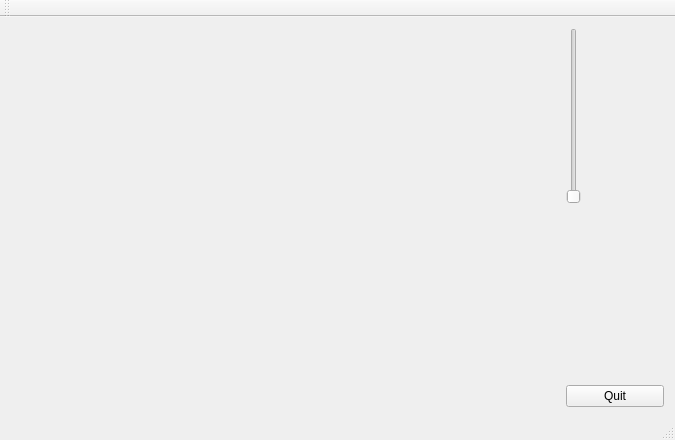
<?xml version="1.0" encoding="UTF-8"?>
<ui version="4.0">
 <class>MainWindow</class>
 <widget class="QMainWindow" name="MainWindow">
  <property name="geometry">
   <rect>
    <x>0</x>
    <y>0</y>
    <width>675</width>
    <height>440</height>
   </rect>
  </property>
  <property name="windowTitle">
   <string>MainWindow</string>
  </property>
  <widget class="QWidget" name="centralWidget">
   <layout class="QHBoxLayout" name="horizontalLayout">
    <item>
     <widget class="GLWidget" name="widget" native="true">
      <property name="sizePolicy">
       <sizepolicy hsizetype="Expanding" vsizetype="Preferred">
        <horstretch>0</horstretch>
        <verstretch>0</verstretch>
       </sizepolicy>
      </property>
     </widget>
    </item>
    <item>
     <layout class="QVBoxLayout" name="verticalLayout">
      <item>
       <widget class="QSlider" name="Slider">
        <property name="minimum">
         <number>1</number>
        </property>
        <property name="pageStep">
         <number>1</number>
        </property>
        <property name="orientation">
         <enum>Qt::Vertical</enum>
        </property>
       </widget>
      </item>
      <item>
       <spacer name="verticalSpacer">
        <property name="orientation">
         <enum>Qt::Vertical</enum>
        </property>
        <property name="sizeHint" stdset="0">
         <size>
          <width>98</width>
          <height>150</height>
         </size>
        </property>
       </spacer>
      </item>
      <item>
       <widget class="QPushButton" name="Button">
        <property name="text">
         <string>Quit</string>
        </property>
       </widget>
      </item>
     </layout>
    </item>
   </layout>
  </widget>
  <widget class="QMenuBar" name="menuBar">
   <property name="geometry">
    <rect>
     <x>0</x>
     <y>0</y>
     <width>675</width>
     <height>19</height>
    </rect>
   </property>
  </widget>
  <widget class="QToolBar" name="mainToolBar">
   <attribute name="toolBarArea">
    <enum>TopToolBarArea</enum>
   </attribute>
   <attribute name="toolBarBreak">
    <bool>false</bool>
   </attribute>
  </widget>
  <widget class="QStatusBar" name="statusBar"/>
 </widget>
 <layoutdefault spacing="6" margin="11"/>
 <customwidgets>
  <customwidget>
   <class>GLWidget</class>
   <extends>QWidget</extends>
   <header location="global">glwidget.h</header>
   <container>1</container>
  </customwidget>
 </customwidgets>
 <resources/>
 <connections>
  <connection>
   <sender>Button</sender>
   <signal>clicked()</signal>
   <receiver>MainWindow</receiver>
   <slot>close()</slot>
   <hints>
    <hint type="sourcelabel">
     <x>359</x>
     <y>356</y>
    </hint>
    <hint type="destinationlabel">
     <x>211</x>
     <y>203</y>
    </hint>
   </hints>
  </connection>
 </connections>
</ui>
